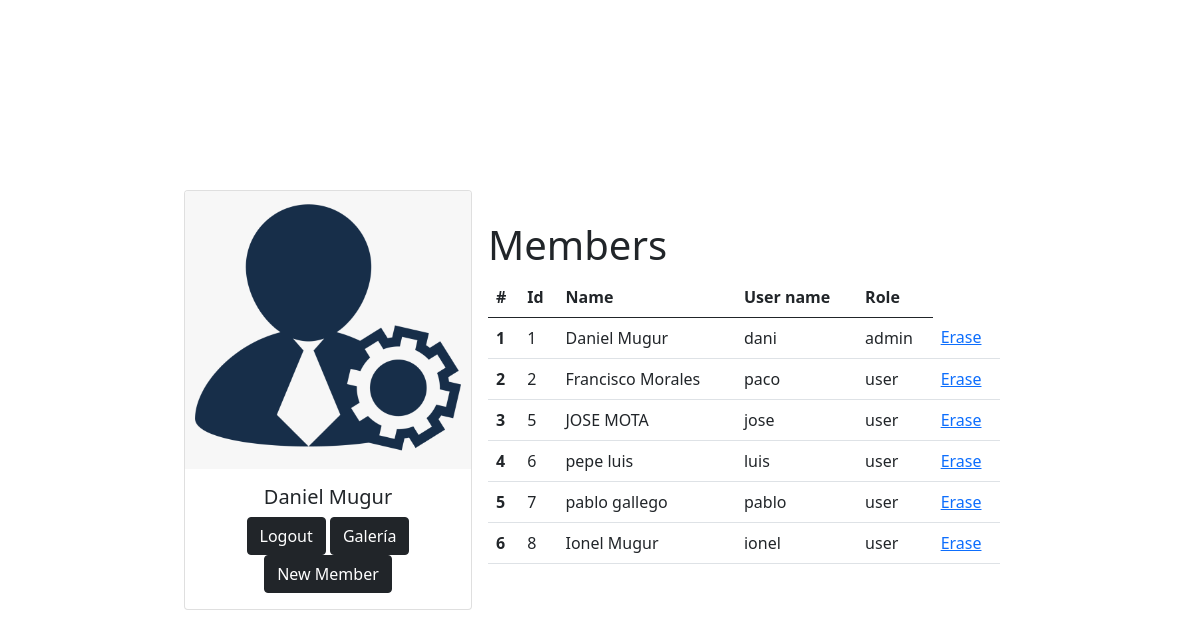
Screenshot of /home.php (signed in) with the database file from the repository.
### tables this page shows
CREATE TABLE `users` (
  `id` int(11) NOT NULL,
  `role` enum('user','admin') NOT NULL,
  `username` varchar(255) NOT NULL,
  `password` varchar(255) NOT NULL,
  `name` varchar(255) NOT NULL
);

### php/members.php (called while the page is built)
<?php
if (isset($_SESSION['username']) && isset($_SESSION['id'])) {
    $sql = "SELECT * FROM users ORDER BY id ASC";
    $res = mysqli_query($conn, $sql);
}else{
	header("Location: index.php");
}

### home.php (the view, shortened to what this page needs)
<?php
   include "db_conn.php";
   if (isset($_SESSION['username']) && isset($_SESSION['id'])) {   ?>
<!DOCTYPE html>
<html>
<head>
	<link href="https://cdn.jsdelivr.net/npm/bootstrap@5.0.0-beta1/dist/css/bootstrap.min.css" rel="stylesheet">
</head>
<body>
      <div class="container d-flex justify-content-center align-items-center"
      style="min-height: 100vh">
      	<?php if ($_SESSION['role'] == 'admin') {?>
      		<div class="card" style="width: 18rem;">
			  <img src="img/admin-default.png"
			       class="card-img-top"
			       alt="admin image">
			  <div class="card-body text-center">
			    <h5 class="card-title">
			    	<?=$_SESSION['name']?>
			    </h5>
			    <a href="logout.php" class="btn btn-dark">Logout</a>
				<a href="galeria/portofolio.html" class="btn btn-dark">Galería</a>
				<a href="modify/new_member.php" class="btn btn-dark">New Member</a>
			  </div>
			</div>
			<div class="p-3">
				<?php include 'php/members.php';
                 if (mysqli_num_rows($res) > 0) {?>
				<h1 class="display-4 fs-1">Members</h1>
				<table class="table"
				       style="width: 32rem;">
				  <thead>
				    <tr>
				      <th scope="col">#</th>
					  <th scope="col">Id</th>
				      <th scope="col">Name</th>
				      <th scope="col">User name</th>
				      <th scope="col">Role</th>
				    </tr>
				  </thead>
				  <tbody>
				  	<?php
				  	$i =1;
				  	while ($rows = mysqli_fetch_assoc($res)) {?>
				    <tr>
				      <th scope="row"><?=$i?></th>
					  <td><?=$rows['id']?></td>
				      <td><?=$rows['name']?></td>
				      <td><?=$rows['username']?></td>
				      <td><?=$rows['role']?></td>
					  <td><a href="modify/erase.php?id=<?php echo $rows['id'];?>">Erase</a></td>
				    </tr>
				    <?php $i++; }?>
				  </tbody>
				</table>
				<?php }?>
			</div>
      	<?php } ?>
      </div>
</body>
</html>
<?php }else{
	header("Location: index.php");
} ?>

### rows the page displays
users: id "1", name "Daniel Mugur", username "dani", role "admin"
users: id "2", name "Francisco Morales", username "paco", role "user"
users: id "5", name "JOSE MOTA", username "jose", role "user"
users: id "6", name "pepe luis", username "luis", role "user"
users: id "7", name "pablo gallego", username "pablo", role "user"
users: id "8", name "Ionel Mugur", username "ionel", role "user"

### other values shown
$_SESSION['name'] "Daniel Mugur"
